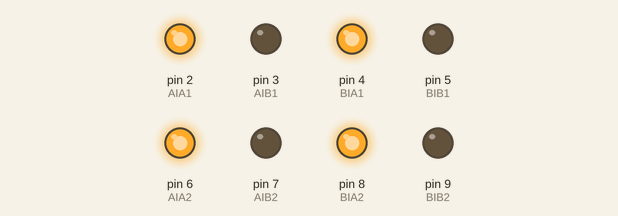
Recording of a sketch running on a simulated Arduino Uno, built with avr-gcc and run on an emulated ATmega328P. On the bench: output pins drawn as LEDs (lit = HIGH).

Above: at 0.1 s.
Timing chart, 0 to 1.6 s (numbered marks = the images above):
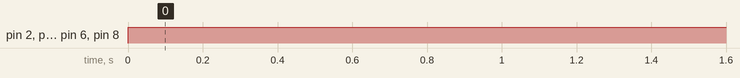

The sketch:

Hacheur_couple_ultrason.ino
```cpp
const int AIA1 = 2;
const int AIB1 = 3;
const int BIA1 = 4;
const int BIB1 = 5;
const int AIA2 = 6;
const int AIB2 = 7;
const int BIA2 = 8;
const int BIB2 = 9;
int trig = 12;
int echo = 11;
long lecture_echo;
long cm;
byte speed1 = 255;

void setup() {
  Serial.begin(9600);
  //PWM Moteur
  pinMode(AIA1, OUTPUT);
  pinMode(AIB1, OUTPUT);
  pinMode(BIA1, OUTPUT);
  pinMode(BIB1, OUTPUT);
  pinMode(AIA2, OUTPUT);
  pinMode(AIB2, OUTPUT);
  pinMode(BIA2, OUTPUT);
  pinMode(BIB2, OUTPUT);
  //Ultrasons
  pinMode(trig, OUTPUT);
  digitalWrite(trig, LOW);
  pinMode(echo, INPUT);

}

void loop() {
  forward();
}

void forward()
{
  analogWrite(AIA1, speed1);
  analogWrite(AIB1, 0);
  analogWrite(BIA1, speed1);
  analogWrite(BIB1, 0);
  analogWrite(AIA2, speed1);
  analogWrite(AIB2, 0);
  analogWrite(BIA2, speed1);
  analogWrite(BIB2, 0);
}


void ultrason ()
{
  digitalWrite(trig, HIGH);
  delayMicroseconds(10);
  digitalWrite(trig, LOW);
  lecture_echo = pulseIn(echo, HIGH);
  cm = lecture_echo / 58;
  Serial.print("Distancem : ");
  Serial.println(cm);
  delay(1000);
}
```

Measured:
- by itself, pin 2 (AIA1), pin 4 (BIA1), pin 6 (AIA2), pin 8 (BIA2): LOW → HIGH at 0.00 s
